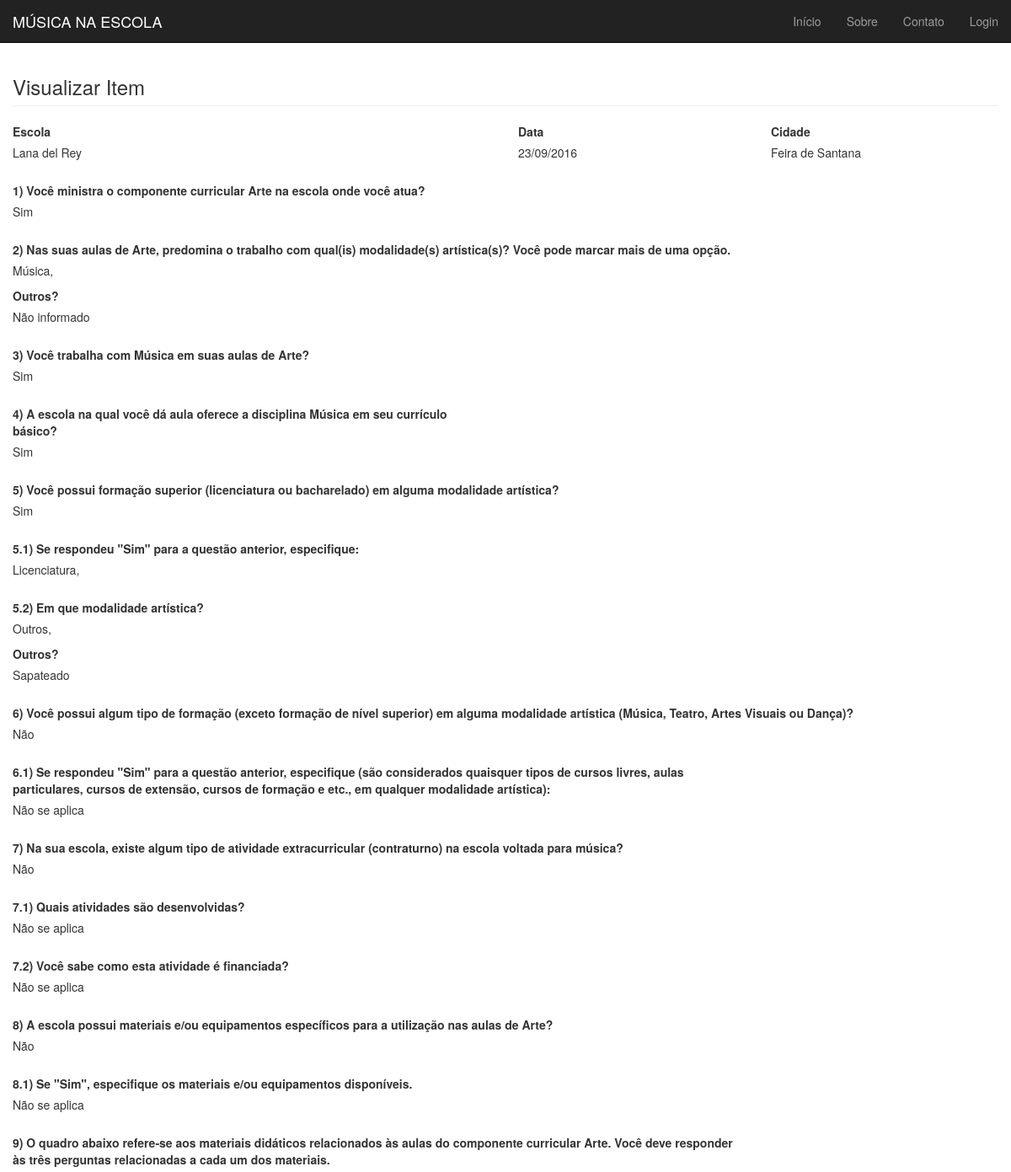
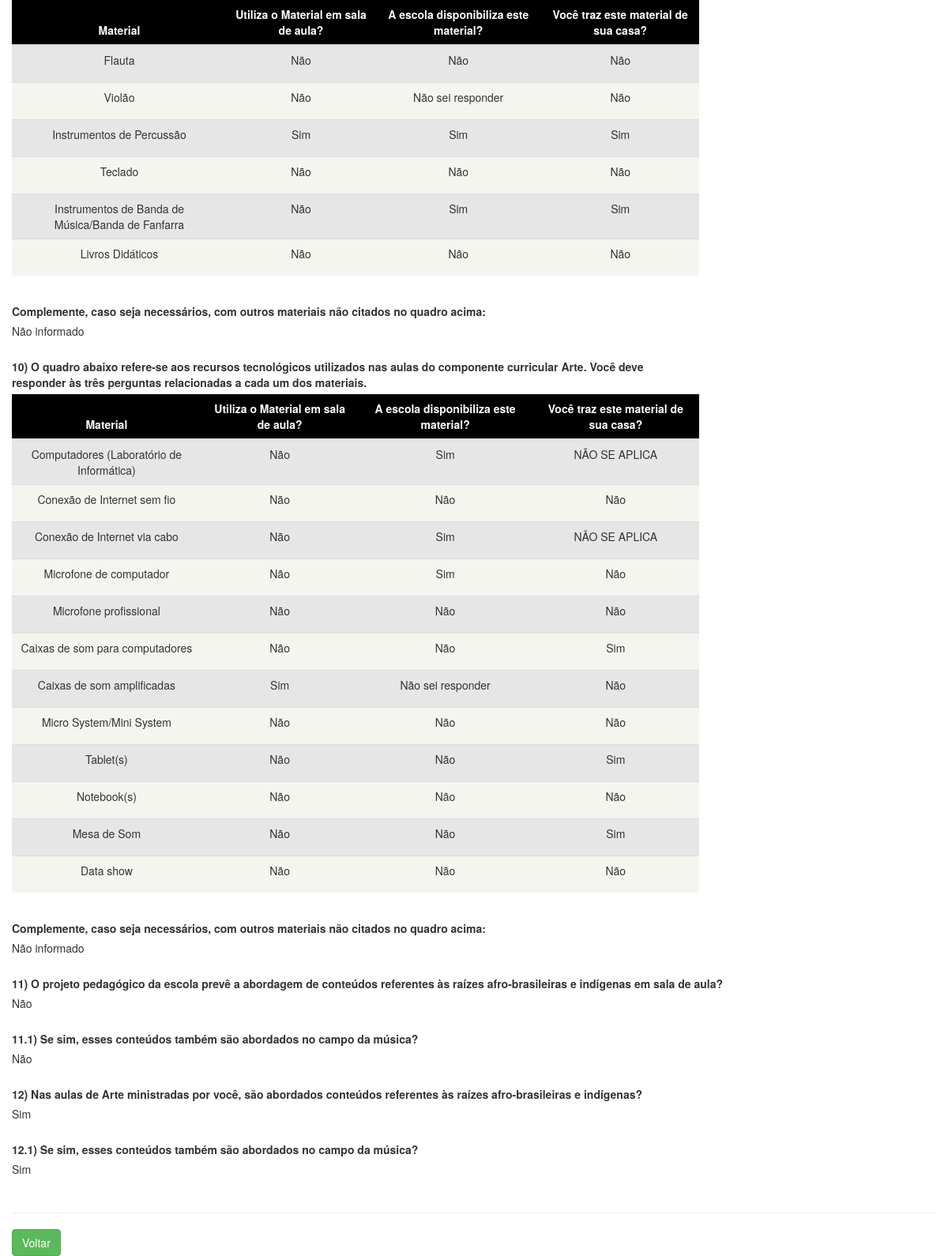
Screenshot of /view_basic.php?id=25 with the database file from the repository (2 pictures, top to bottom).
### tables this page shows
CREATE TABLE `questionario` (
  `id` int(11) NOT NULL,
  `escola` varchar(100) NOT NULL,
  `cidade` enum('Feira de Santana','Sobral','','') NOT NULL,
  `data` varchar(30) NOT NULL,
  `q1` varchar(11) NOT NULL,
  `q2` text NOT NULL,
  `q2_outros` varchar(50) NOT NULL,
  `q3` varchar(11) NOT NULL,
  `q4` varchar(11) NOT NULL,
  `q5` varchar(11) NOT NULL,
  `q5_1` text NOT NULL,
  `q5_2` text NOT NULL,
  `q5_2_outros` varchar(50) NOT NULL,
  `q6` varchar(11) NOT NULL,
  `q6_1` varchar(200) NOT NULL,
  `q7` varchar(11) NOT NULL,
  `q7_1` varchar(200) NOT NULL,
  `q7_2` varchar(200) NOT NULL,
  `q8` varchar(11) NOT NULL,
  `q8_1` varchar(200) NOT NULL,
  `q9_1a` varchar(30) NOT NULL,
  `q9_1b` varchar(30) NOT NULL,
  `q9_1c` varchar(30) NOT NULL,
  `q9_2a` varchar(30) NOT NULL,
  `q9_2b` varchar(30) NOT NULL,
  `q9_2c` varchar(30) NOT NULL,
  `q9_3a` varchar(30) NOT NULL,
  `q9_3b` varchar(30) NOT NULL,
  `q9_3c` varchar(30) NOT NULL,
  `q9_4a` varchar(30) NOT NULL,
  `q9_4b` varchar(30) NOT NULL,
  `q9_4c` varchar(30) NOT NULL,
  `q9_5a` varchar(30) NOT NULL,
  `q9_5b` varchar(30) NOT NULL,
  `q9_5c` varchar(30) NOT NULL,
  `q9_6a` varchar(30) NOT NULL,
  `q9_6b` varchar(30) NOT NULL,
  `q9_6c` varchar(30) NOT NULL,
  `q9_complemento` varchar(200) NOT NULL,
  `q10_1a` varchar(30) NOT NULL,
  `q10_1b` varchar(30) NOT NULL,
  `q10_2a` varchar(30) NOT NULL,
  `q10_2b` varchar(30) NOT NULL,
  `q10_2c` varchar(30) NOT NULL,
  `q10_3a` varchar(30) NOT NULL,
  `q10_3b` varchar(30) NOT NULL,
  `q10_4a` varchar(30) NOT NULL,
  `q10_4b` varchar(30) NOT NULL,
  `q10_4c` varchar(30) NOT NULL,
  `q10_5a` varchar(30) NOT NULL,
  `q10_5b` varchar(30) NOT NULL,
  `q10_5c` varchar(30) NOT NULL,
  `q10_6a` varchar(30) NOT NULL,
  `q10_6b` varchar(30) NOT NULL,
  `q10_6c` varchar(30) NOT NULL,
  `q10_7a` varchar(30) NOT NULL,
  `q10_7b` varchar(30) NOT NULL,
  `q10_7c` varchar(30) NOT NULL,
  `q10_8a` varchar(30) NOT NULL,
  `q10_8b` varchar(30) NOT NULL,
  `q10_8c` varchar(30) NOT NULL,
  `q10_9a` varchar(30) NOT NULL,
  `q10_9b` varchar(30) NOT NULL,
  `q10_9c` varchar(30) NOT NULL,
  `q10_10a` varchar(30) NOT NULL,
  `q10_10b` varchar(30) NOT NULL,
  `q10_10c` varchar(30) NOT NULL,
  `q10_11a` varchar(30) NOT NULL,
  `q10_11b` varchar(30) NOT NULL,
  `q10_11c` varchar(30) NOT NULL,
  `q10_12a` varchar(30) NOT NULL,
  `q10_12b` varchar(30) NOT NULL,
  `q10_12c` varchar(30) NOT NULL,
  `q10_complemento` varchar(200) NOT NULL,
  `q11` varchar(30) NOT NULL,
  `q11_1` varchar(30) NOT NULL,
  `q12` varchar(30) NOT NULL,
  `q12_1` varchar(30) NOT NULL
);

### view_basic.php (the view, shortened to what the rows shown need)
<?php
$id = $_GET['id'];
include_once("connect.php");
$result = $conexao->query("SELECT * FROM questionario WHERE id = '$id' LIMIT 1");
$row = $result->fetch_object();
?>
<!DOCTYPE html>
<html lang="pt-br">
	<head>
		<link href="css/bootstrap.min.css" rel="stylesheet">
		<link href="css/style.css" rel="stylesheet">
	</head>
	<body>
		<div id="main" class="container-fluid">
			<div class="row">
					<div class="form-group col-md-6">
					   <label >Escola</label>
					   <p><?php echo $row->escola; ?></p>
					</div>
					<div class="form-group col-md-3">
					   <label>Data</label>
					   <p><?php echo $row->data; ?></p>
					</div>
					<div class="form-group col-md-3">
					   <label >Cidade</label>
					   <p><?php echo $row->cidade; ?></p>
					</div>
				</div>
				<div class="row">
					<div class="form-group col-md-6">
					   <label >1) Você ministra o componente curricular Arte na escola onde você atua? </label>
					   <p><?php echo $row->q1; ?></p>
					</div>
				</div>
				<div class="row">
					<div class="form-group col-md-9">
						<label>2) Nas suas aulas de Arte, predomina o trabalho com qual(is) modalidade(s) artística(s)? Você pode marcar mais de uma opção.</label>
						<p><?php echo $row->q2; ?></p>
						<label >Outros? </label>
						<p><?php echo $row->q2_outros; ?></p>
					</div>
				</div>
				<div class="row">
					<div class="form-group col-md-6">
					   <label >3) Você trabalha com Música em suas aulas de Arte? </label>
					   <p><?php echo $row->q3; ?></p>
					</div>
				</div>
				<div class="row">
					<div class="form-group col-md-6">
					   <label>4) A escola na qual você dá aula oferece a disciplina Música em seu currículo básico?</label>
					   <p><?php echo $row->q4; ?></p>
					</div>
				</div>
				<div class="row">
					<div class="form-group col-md-8">
					   <label >5) Você possui formação superior (licenciatura ou bacharelado) em alguma modalidade artística? </label>
					   <p><?php echo $row->q5; ?></p>
					</div>
				</div>
				<div class="row">
					<div class="form-group col-md-8">
					   <label >5.1) Se respondeu "Sim" para a questão anterior, especifique:</label>
					   <p><?php echo $row->q5_1; ?></p>
					</div>
				</div>
				<div class="row">
					<div class="form-group col-md-9">
						<label>5.2) Em que modalidade artística?</label>
						<p><?php echo $row->q5_2; ?></p>
						<label >Outros? </label>
						<p><?php echo $row->q5_2_outros; ?></p>
					</div>
				</div>
				<div class="row">
					<div class="form-group col-md-12">
					   <label>6) Você possui algum tipo de formação (exceto formação de nível superior) em alguma modalidade artística (Música, Teatro, Artes Visuais ou Dança)?</label>
					   <p><?php echo $row->q6; ?></p>
					</div>
				</div>
				<div class="row">
					<div class="form-group col-md-9">
					   <label>6.1) Se respondeu "Sim" para a questão anterior, especifique (são considerados quaisquer tipos de cursos livres, aulas particulares, cursos de extensão, cursos de formação e etc., em qualquer modalidade artística): </label>
					   <p><?php echo $row->q6_1; ?></p>
					</div>
				</div>
				<div class="row">
					<div class="form-group col-md-12">
					   <label>7) Na sua escola, existe algum tipo de atividade extracurricular (contraturno) na escola voltada para música?</label>
					   <p><?php echo $row->q7; ?></p>
					</div>
				</div>
				<div class="row">
					<div class="form-group col-md-9">
					   <label >7.1) Quais atividades são desenvolvidas? </label>
					   <p><?php echo $row->q7_1; ?></p>
					</div>
				</div>
				<div class="row">
					<div class="form-group col-md-9">
					   <label >7.2) Você sabe como esta atividade é financiada?</label>
					   <p><?php echo $row->q7_2; ?></p>
					</div>
				</div>
				<div class="row">
					<div class="form-group col-md-12">
					   <label >8) A escola possui materiais e/ou equipamentos específicos para a utilização nas aulas de Arte?</label>
					   <p><?php echo $row->q8; ?></p>
					</div>
				</div>
				<div class="row">
					<div class="form-group col-md-9">
					   <label >8.1) Se "Sim", especifique os materiais e/ou equipamentos disponíveis. </label>
					   <p><?php echo $row->q8_1; ?></p>
					</div>
				</div>
				<div class="row">
					<div class="form-group col-md-9">
						<table class="table table-responsive">
						  <thead style="background-color: #000000; color: #ffffff">
							<tr>
								<th class="text-center">Material</th>
								<th class="text-center">Utiliza o Material em sala de aula?</th>
								<th class="text-center">A escola disponibiliza este material?</th>
								<th class="text-center">Você traz este material de sua casa?</th>
							</tr>
						  </thead>
						  <tbody >
							<tr style="background-color: #e6e6e6">
								<td class="text-center">
									<div>
										<p><?php echo $row->q9_1a; ?></p>
									</div>
								</td>
								<td class="text-center">
									<div>
										<p><?php echo $row->q9_1b; ?></p>
									</div>
								</td>
								<td class="text-center">
									<div>
										<p><?php echo $row->q9_1c; ?></p>
									</div>
								</td>
							</tr>
							<tr style="background-color: #f5f5f0">
								<td class="text-center">
									<div>
										<p><?php echo $row->q9_2a; ?></p>
									</div>
								</td>
								<td class="text-center">
									<div>
										<p><?php echo $row->q9_2b; ?></p>
									</div>
								</td>
								<td class="text-center">
									<div>
										<p><?php echo $row->q9_2c; ?></p>
									</div>
								</td>
							</tr>
							<tr style="background-color: #e6e6e6">
								<td class="text-center">
									<div>
										<p><?php echo $row->q9_3a; ?></p>
									</div>
								</td>
								<td class="text-center">
									<div>
										<p><?php echo $row->q9_3b; ?></p>
									</div>
								</td>
								<td class="text-center">
									<div>
										<p><?php echo $row->q9_3c; ?></p>
									</div>
								</td>
							</tr>
							<tr style="background-color: #f5f5f0">
								<td class="text-center">
									<div>
										<p><?php echo $row->q9_4a; ?></p>
									</div>
								</td>
								<td class="text-center">
									<div>
										<p><?php echo $row->q9_4b; ?></p>
									</div>
								</td>
								<td class="text-center">
									<div>
										<p><?php echo $row->q9_4c; ?></p>
									</div>
								</td>
							</tr>
							<tr style="background-color: #e6e6e6">
								<td class="text-center">
									<div>
										<p><?php echo $row->q9_5a; ?></p>
									</div>
								</td>
								<td class="text-center">
									<div>
										<p><?php echo $row->q9_5b; ?></p>
									</div>
								</td>
								<td class="text-center">
									<div>
										<p><?php echo $row->q9_5c; ?></p>
									</div>
								</td>
							</tr>
							<tr style="background-color: #f5f5f0">
								<td class="text-center">
									<div>
										<p><?php echo $row->q9_6a; ?></p>
									</div>
								</td>
								<td class="text-center">
									<div>
										<p><?php echo $row->q9_6b; ?></p>
									</div>
								</td>
								<td class="text-center">
									<div>
										<p><?php echo $row->q9_6c; ?></p>
									</div>
								</td>
							</tr>
						  </tbody>
						</table>
					</div>
				</div>
				<div class="row">
					<div class="form-group col-md-9">
					   <label >Complemente, caso seja necessários, com outros materiais não citados no quadro acima:</label>
					   <p><?php echo $row->q9_complemento; ?></p>
					</div>
				</div>
				<div class="row">
					<div class="form-group col-md-9">
						<table class="table table-responsive">
						  <thead style="background-color: #000000; color: #ffffff">
							<tr>
								<th class="text-center">Material</th>
								<th class="text-center">Utiliza o Material em sala de aula?</th>
								<th class="text-center">A escola disponibiliza este material?</th>
								<th class="text-center">Você traz este material de sua casa?</th>
							</tr>
						  </thead>
						  <tbody >
							<tr style="background-color: #e6e6e6">
								<td class="text-center">
									<div>
										<p><?php echo $row->q10_1a; ?></p>
									</div>
								</td>
								<td class="text-center">
									<div>
										<p><?php echo $row->q10_1b; ?></p>
									</div>
								</td>
							</tr>
							<tr style="background-color: #f5f5f0">
								<td class="text-center">
									<div>
										<p><?php echo $row->q10_2a; ?></p>
									</div>
								</td>
								<td class="text-center">
									<div>
										<p><?php echo $row->q10_2b; ?></p>
									</div>
								</td>
								<td class="text-center">
									<div>
										<p><?php echo $row->q10_2c; ?></p>
									</div>
								</td>
							</tr>
							<tr style="background-color: #e6e6e6">
								<td class="text-center">
									<div>
										<p><?php echo $row->q10_3a; ?></p>
									</div>
								</td>
								<td class="text-center">
									<div>
										<p><?php echo $row->q10_3b; ?></p>
									</div>
								</td>
							</tr>
							<tr style="background-color: #f5f5f0">
								<td class="text-center">
									<div>
										<p><?php echo $row->q10_4a; ?></p>
									</div>
								</td>
								<td class="text-center">
									<div>
										<p><?php echo $row->q10_4b; ?></p>
									</div>
								</td>
								<td class="text-center">
									<div>
										<p><?php echo $row->q10_4c; ?></p>
									</div>
								</td>
							</tr>
							<tr style="background-color: #e6e6e6">
								<td class="text-center">
									<div>
										<p><?php echo $row->q10_5a; ?></p>
									</div>
								</td>
								<td class="text-center">
									<div>
										<p><?php echo $row->q10_5b; ?></p>
									</div>
								</td>
								<td class="text-center">
									<div>
										<p><?php echo $row->q10_5c; ?></p>
									</div>
								</td>
							</tr>
							<tr style="background-color: #f5f5f0">
								<td class="text-center">
									<div>
										<p><?php echo $row->q10_6a; ?></p>
									</div>
								</td>
								<td class="text-center">
									<div>
										<p><?php echo $row->q10_6b; ?></p>
									</div>
								</td>
								<td class="text-center">
									<div>
										<p><?php echo $row->q10_6c; ?></p>
									</div>
								</td>
							</tr>
							<tr style="background-color: #e6e6e6">
								<td class="text-center">
									<div>
										<p><?php echo $row->q10_7a; ?></p>
									</div>
								</td>
								<td class="text-center">
									<div>
										<p><?php echo $row->q10_7b; ?></p>
									</div>
								</td>
								<td class="text-center">
									<div>
										<p><?php echo $row->q10_7c; ?></p>
									</div>
								</td>
							</tr>
							<tr style="background-color: #f5f5f0">
								<td class="text-center">
									<div>
										<p><?php echo $row->q10_8a; ?></p>
									</div>
								</td>
								<td class="text-center">
									<div>
										<p><?php echo $row->q10_8b; ?></p>
									</div>
								</td>
								<td class="text-center">
									<div>
										<p><?php echo $row->q10_8c; ?></p>
									</div>
								</td>
							</tr>
							<tr style="background-color: #e6e6e6">
								<td class="text-center">
									<div>
										<p><?php echo $row->q10_9a; ?></p>
									</div>
								</td>
								<td class="text-center">
									<div>
										<p><?php echo $row->q10_9b; ?></p>
									</div>
								</td>
								<td class="text-center">
									<div>
										<p><?php echo $row->q10_9c; ?></p>
									</div>
								</td>
							</tr>
							<tr style="background-color: #f5f5f0">
								<td class="text-center">
									<div>
										<p><?php echo $row->q10_10a; ?></p>
									</div>
								</td>
								<td class="text-center">
									<div>
										<p><?php echo $row->q10_10b; ?></p>
									</div>
								</td>
								<td class="text-center">
									<div>
										<p><?php echo $row->q10_10c; ?></p>
									</div>
								</td>
							</tr>
							<tr style="background-color: #e6e6e6">
								<td class="text-center">
									<div>
										<p><?php echo $row->q10_11a; ?></p>
									</div>
								</td>
								<td class="text-center">
									<div>
										<p><?php echo $row->q10_11b; ?></p>
									</div>
								</td>
								<td class="text-center">
									<div>
										<p><?php echo $row->q10_11c; ?></p>
									</div>
								</td>
							</tr>
							<tr style="background-color: #f5f5f0">
								<td class="text-center">
									<div>
										<p><?php echo $row->q10_12a; ?></p>
									</div>
								</td>
								<td class="text-center">
									<div>
										<p><?php echo $row->q10_12b; ?></p>
									</div>
								</td>
								<td class="text-center">
									<div>
										<p><?php echo $row->q10_12c; ?></p>
									</div>
								</td>
							</tr>
						  </tbody>
						</table>
					</div>
				</div>
				<div class="row">
					<div class="form-group col-md-9">
					   <label>Complemente, caso seja necessários, com outros materiais não citados no quadro acima:</label>
					   <p><?php echo $row->q10_complemento; ?></p>
					</div>
				</div>
				<div class="row">
					<div class="form-group col-md-12">
					   <label>11) O projeto pedagógico da escola prevê a abordagem de conteúdos referentes às raízes afro-brasileiras e indígenas em sala de aula?</label>
					   <p><?php echo $row->q11; ?></p>
					</div>
				</div>
				<div class="row">
					<div class="form-group col-md-12">
					   <label >11.1) Se sim, esses conteúdos também são abordados no campo da música?</label>
					   <p><?php echo $row->q11_1; ?></p>
					</div>
				</div>
				<div class="row">
					<div class="form-group col-md-12">
					   <label >12) Nas aulas de Arte ministradas por você, são abordados conteúdos referentes às raízes afro-brasileiras e indígenas? </label>
					   <p><?php echo $row->q12; ?></p>
					</div>
				</div>
				<div class="row">
					<div class="form-group col-md-12">
					   <label >12.1) Se sim, esses conteúdos também são abordados no campo da música?</label>
					   <p><?php echo $row->q12_1; ?></p>
					</div>
				</div>
		</div>
	</body>
</html>

### rows the page displays
questionario: escola "Lana del Rey", data "23/09/2016", cidade "Feira de Santana", q1 "Sim", q2 "Música,", q2_outros "Não informado", q3 "Sim", q4 "Sim", q5 "Sim", q5_1 "Licenciatura,", q5_2 "Outros,", q5_2_outros "Sapateado", q6 "Não", q6_1 "Não se aplica", q7 "Não", q7_1 "Não se aplica", q7_2 "Não se aplica", q8 "Não", q8_1 "Não se aplica", q9_1a "Não", q9_1b "Não", q9_1c "Não", q9_2a "Não", q9_2b "Não sei responder", q9_2c "Não", q9_3a "Sim", q9_3b "Sim", q9_3c "Sim", q9_4a "Não", q9_4b "Não", q9_4c "Não", q9_5a "Não", q9_5b "Sim", q9_5c "Sim", q9_6a "Não", q9_6b "Não", q9_6c "Não", q9_complemento "Não informado", q10_1a "Não", q10_1b "Sim", q10_2a "Não", q10_2b "Não", q10_2c "Não", q10_3a "Não", q10_3b "Sim", q10_4a "Não", q10_4b "Sim", q10_4c "Não", q10_5a "Não", q10_5b "Não", q10_5c "Não", q10_6a "Não", q10_6b "Não", q10_6c "Sim", q10_7a "Sim", q10_7b "Não sei responder", q10_7c "Não", q10_8a "Não", q10_8b "Não", q10_8c "Não", q10_9a "Não", q10_9b "Não", q10_9c "Sim", q10_10a "Não", q10_10b "Não", q10_10c "Não", q10_11a "Não", q10_11b "Não", q10_11c "Sim", q10_12a "Não", q10_12b "Não", q10_12c "Não", q10_complemento "Não informado", q11 "Não", q11_1 "Não", q12 "Sim", q12_1 "Sim"
